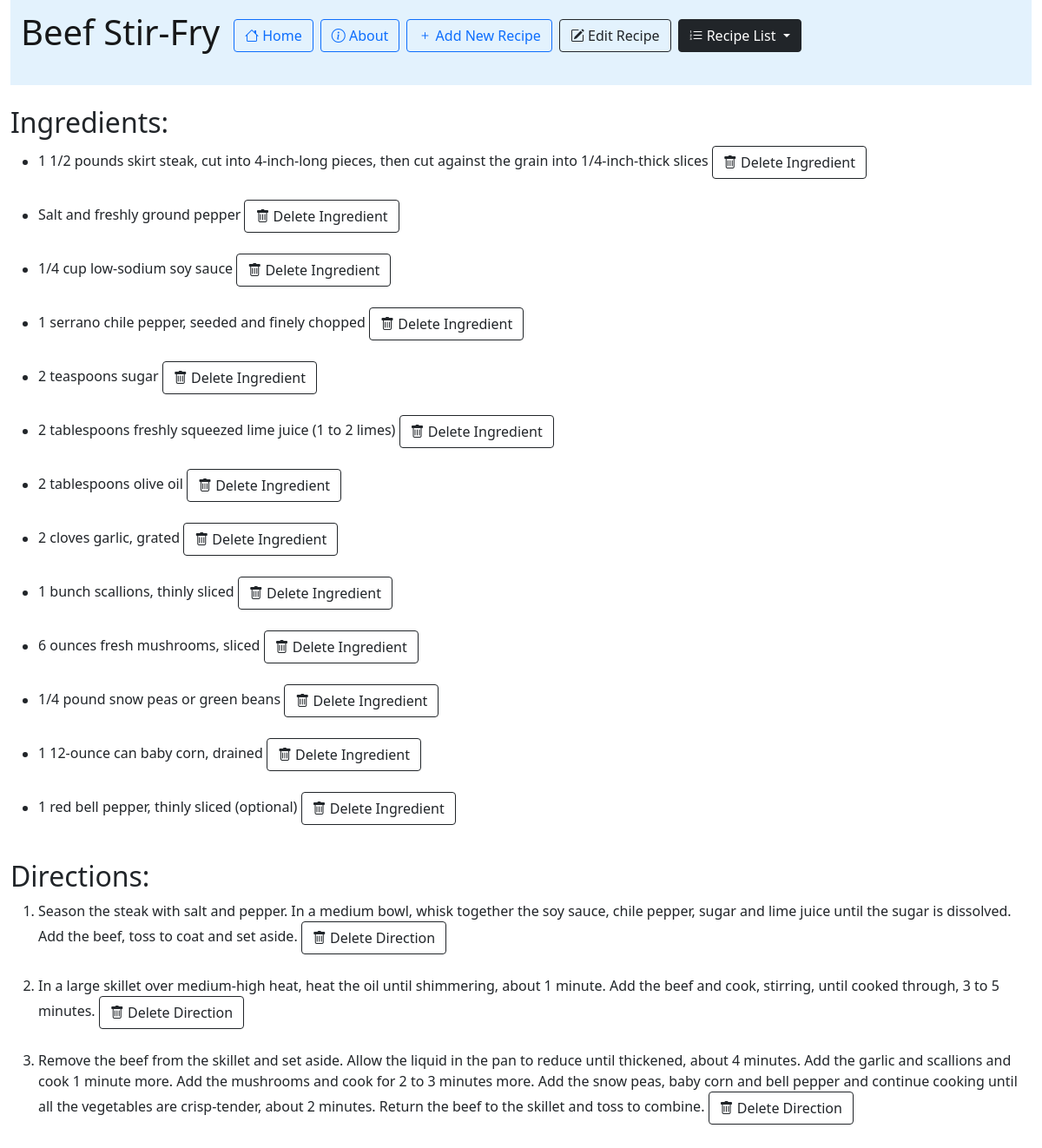
/recipe_app/235/, run on the app's committed database.
### recipe_app/models.py (models this page shows, shortened)
class Recipe(models.Model):
    recipe_name = models.CharField(max_length=200)
    pub_date= models.DateTimeField('date published')

class Ingredient(models.Model):
    ingredient_name = models.CharField(max_length=200)
    recipe = models.ForeignKey(Recipe, on_delete=models.CASCADE)

class Direction(models.Model):
    step = models.TextField()
    recipe = models.ForeignKey(Recipe, on_delete=models.CASCADE)

### recipe_app/views.py (the view)
# urls.py: path('<int:recipe_id>/', views.recipe_page, name='recipe_page'),
def recipe_page(request, recipe_id):
    our_recipe = Recipe.objects.get(pk=recipe_id)
    try:
        our_recipe
    except Recipe.DoesNotExist:
        raise Http404("Recipe does not exist")
    latest_recipe_list = Recipe.objects.order_by('-pub_date')
    return render(request, 'recipe_app/recipe_page.html', {'latest_recipe_list': latest_recipe_list, 'recipe': our_recipe})

### recipe_app/templates/recipe_app/recipe_page.html (shortened to what this page needs)
{% extends "recipe_app/base.html" %}
{% block content %}
<div class="container-fluid">
<nav class="navbar navbar-light" style="background-color: #e3f2fd;">
  <form class="container-fluid justify-content-start">
    <a class="navbar-brand" ><h1>{{ recipe.recipe_name }}</h1></a>
    <a class="btn btn-outline-primary me-2" type="button" href="/recipe_app"><i class="bi bi-house"></i> Home</a>
    <a class="btn btn-outline-primary me-2" type="button" href="/recipe_app/about"><i class="bi bi-info-circle"></i> About</a>
    <a class="btn btn-outline-primary me-2" type="button" href="/recipe_app/add"><i class="bi bi-plus"></i> Add New Recipe</a>
    <a class="btn btn-outline-dark me-2" type="button" href="/recipe_app/{{ recipe.id }}/edit_recipe"><i class="bi bi-pencil-square"></i> Edit Recipe</a>
    <div class="dropdown">
        <button class="btn btn-outline-dark me-2 active dropdown-toggle" type="button" id="dropdownMenuButton2" data-bs-toggle="dropdown" aria-expanded="false">
            <i class="bi bi-list-ol"></i> Recipe List
        </button>
    </div>
  </form>
</nav>
<br>
{% if recipe.ingredient_set.all %}
    <h2> Ingredients: </h2>
    <ul>{% for ingredient in recipe.ingredient_set.all %}
        <li>{{ ingredient.ingredient_name }}
        <a href="{% url 'recipe_app:delete_ingredient' recipe.id ingredient.id %}"><button class="btn btn-outline-dark" type="button"><i class="bi bi-trash"></i> Delete Ingredient</button></a></li>
        <br>
    {% endfor %}</ul>
{% else %}
    <p>No ingredients have been added to the recipe.</p>
{% endif %}
{% if recipe.direction_set.all %}
<h2> Directions: </h2>
<ol>{% for direction in recipe.direction_set.all %}
    <li>{{ direction.step }}
    <a href="{% url 'recipe_app:delete_direction' recipe.id direction.id %}"><button class="btn btn-outline-dark" type="button"><i class="bi bi-trash"></i> Delete Direction</button></a></li>
    <br>
{% endfor %}</ol>
{% else %}
    <p>No directions have been added to the recipe.</p>
{% endif %}
<br><br>
</div>
{% endblock %}

### data on the page
Recipe: recipe_name "Beef Stir-Fry"
Ingredient: ingredient_name "1 1/2 pounds skirt steak, cut into 4-inch-long pieces, then cut against the grain into 1/4-inch-thick slices"
Ingredient: ingredient_name "Salt and freshly ground pepper"
Ingredient: ingredient_name "1/4 cup low-sodium soy sauce"
Ingredient: ingredient_name "1 serrano chile pepper, seeded and finely chopped"
Ingredient: ingredient_name "2 teaspoons sugar"
Ingredient: ingredient_name "2 tablespoons freshly squeezed lime juice (1 to 2 limes)"
Ingredient: ingredient_name "2 tablespoons olive oil"
Ingredient: ingredient_name "2 cloves garlic, grated"
Ingredient: ingredient_name "1 bunch scallions, thinly sliced"
Ingredient: ingredient_name "6 ounces fresh mushrooms, sliced"
Ingredient: ingredient_name "1/4 pound snow peas or green beans"
Ingredient: ingredient_name "1 12-ounce can baby corn, drained"
Ingredient: ingredient_name "1 red bell pepper, thinly sliced (optional)"
Direction: step "Season the steak with salt and pepper. In a medium bowl, whisk together the soy sauce, chile pepper, sugar and lime juice until the sugar is dissolved. Add the beef, toss to coat and set aside."
Direction: step "In a large skillet over medium-high heat, heat the oil until shimmering, about 1 minute. Add the beef and cook, stirring, until cooked through, 3 to 5 minutes."
Direction: step "Remove the beef from the skillet and set aside. Allow the liquid in the pan to reduce until thickened, about 4 minutes. Add the garlic and scallions and cook 1 minute more. Add the mushrooms and cook for 2 to 3 minutes more. Add the snow peas, baby corn and bell pepper and continue cooking until all the vegetables are crisp-tender, about 2 minutes. Return the beef to the skillet and toss to combine."
